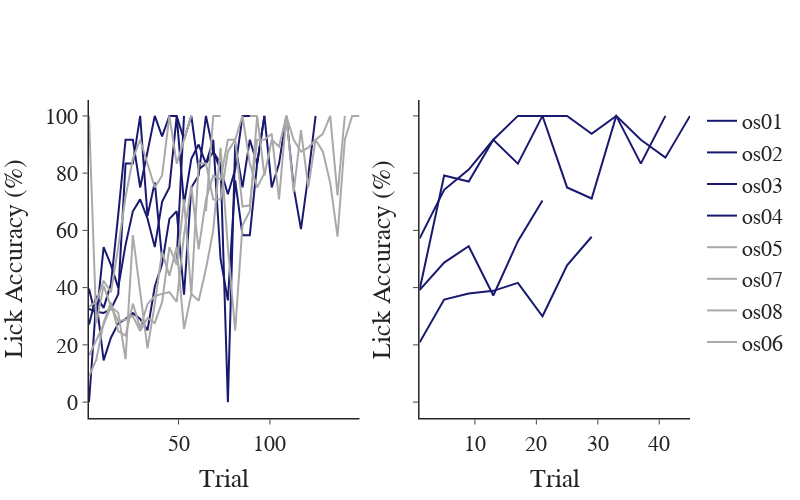

The notebook cell this image was saved under:
### Code cell
bin_size = 4
fig = pf.custom_graph_template(x_title='Trial', y_title='Lick Accuracy (%)', width=800, shared_y=True, rows=1, columns=2)

for mouse in ct_df['mouse'].unique():
    for day in ct_df['day'].unique():
        if day < 2:
            showlegend = True 
        else:
            showlegend = False

        if mouse not in male_mice and day == 2:
            pass 
        else:
            mdata = ct_df[(ct_df['mouse'] == mouse) & (ct_df['day'] == day)].reset_index(drop=True)
            trial_acc = np.asarray(mdata['lick_accuracy_thresh5'][0])
            binned_data = ctb.bin_data(trial_acc, bin_size=bin_size)
            x_axis = np.arange(1, trial_acc.shape[0], bin_size)
            line_color = two_group_colors[1] if mouse in male_mice else two_group_colors[0]
            fig.add_trace(go.Scatter(x=x_axis, y=binned_data, mode='lines', line_color=line_color, 
                                     name=mouse, showlegend=showlegend), row=1, col=day)
fig.show()
fig.write_image(pjoin(fig_path, 'lick_accuracy_across_trials.png'))

### Figure 1 — Plotly figure (JSON) as saved in the notebook; plotly's stock layout.template omitted (floating-point values rounded to 4 significant figures)
{"data": [{"line": {"color": "midnightblue"}, "mode": "lines", "name": "os01", "showlegend": true, "type": "scatter", "x": [1, 5, 9, 13, 17, 21, 25, 29, 33, 37, 41, 45, 49, 53, 57, 61, 65, 69, 73, 77, 81, 85, 89, 93, 97], "xaxis": "x", "y": [0, 35.48, 14.58, 22.5, 27.5, 29.01, 31.09, 29.02, 25.09, 40.4, 48.21, 64.02, 66.67, 37.5, 75, 79.17, 100, 87.5, 83.33, 0, 90, 75, 91.67, 83.33, 100], "yaxis": "y"}, {"line": {"color": "midnightblue"}, "mode": "lines", "name": "os01", "showlegend": false, "type": "scatter", "x": [1, 5, 9, 13, 17, 21], "xaxis": "x2", "y": [39.17, 48.75, 54.44, 37.25, 56.25, 70.42, 50], "yaxis": "y2"}, {"line": {"color": "midnightblue"}, "mode": "lines", "name": "os02", "showlegend": true, "type": "scatter", "x": [1, 5, 9, 13, 17, 21, 25, 29, 33, 37, 41, 45, 49, 53, 57, 61, 65, 69, 73, 77], "xaxis": "x", "y": [32.52, 31.59, 31.14, 32.5, 37.71, 83.33, 83.33, 100, 65, 76.79, 50, null, 50, 100, null, 0, null, 0, null, null], "yaxis": "y"}, {"line": {"color": "midnightblue"}, "mode": "lines", "name": "os02", "showlegend": false, "type": "scatter", "x": [1, 5, 9, 13, 17, 21, 25, 29], "xaxis": "x2", "y": [20.83, 35.83, 37.98, 38.87, 41.67, 30, 47.78, 57.78], "yaxis": "y2"}, {"line": {"color": "midnightblue"}, "mode": "lines", "name": "os03", "showlegend": true, "type": "scatter", "x": [1, 5, 9, 13, 17, 21, 25, 29, 33, 37, 41, 45, 49, 53, 57, 61, 65, 69, 73, 77, 81, 85, 89, 93], "xaxis": "x", "y": [27.14, 37.08, 32.92, 41.25, 65.53, 91.67, 91.67, 75, 87.5, 100, 92.86, 100, 100, 91.67, 100, 81.25, 83.33, 87.5, 81.25, 72.62, 81.25, 100, 100, 100], "yaxis": "y"}, {"line": {"color": "midnightblue"}, "mode": "lines", "name": "os03", "showlegend": false, "type": "scatter", "x": [1, 5, 9, 13, 17, 21, 25, 29, 33, 37, 41], "xaxis": "x2", "y": [39.17, 79.17, 77.08, 91.67, 83.33, 100, 100, 93.75, 100, 83.33, 100], "yaxis": "y2"}, {"line": {"color": "midnightblue"}, "mode": "lines", "name": "os04", "showlegend": true, "type": "scatter", "x": [1, 5, 9, 13, 17, 21, 25, 29, 33, 37, 41, 45, 49, 53, 57, 61, 65, 69, 73, 77, 81, 85, 89, 93, 97, 101, 105, 109, 113, 117, 121, 125, 129, 133], "xaxis": "x", "y": [39.58, 28.97, 54.17, 47.92, 40, 54.92, 66.67, 70.83, 64.17, 54.17, 70, 75, 100, 69.17, 85, 90, 83.33, 91.67, 50, 35.56, 77.5, 58.33, 58.33, 83.33, 100, 75, 83.33, 100, 75, 60.42, 79.17, 100, null, 100], "yaxis": "y"}, {"line": {"color": "midnightblue"}, "mode": "lines", "name": "os04", "showlegend": false, "type": "scatter", "x": [1, 5, 9, 13, 17, 21, 25, 29, 33, 37, 41, 45], "xaxis": "x2", "y": [57.14, 74.17, 81.25, 91.67, 100, 100, 75, 71.13, 100, 91.67, 85.42, 100], "yaxis": "y2"}, {"line": {"color": "darkgrey"}, "mode": "lines", "name": "os05", "showlegend": true, "type": "scatter", "x": [1, 5, 9, 13, 17, 21, 25, 29, 33, 37, 41, 45, 49, 53, 57, 61, 65, 69, 73, 77, 81, 85, 89, 93, 97], "xaxis": "x", "y": [9.127, 14.86, 27.68, 34.82, 24.79, 23.21, 34.4, 25.89, 34.23, 37.08, 37.82, 38.39, 35, 58.33, 75.6, 53.33, 70.83, 79.17, 77.78, 91.67, 91.67, 100, 83.33, 75, 80], "yaxis": "y"}, {"line": {"color": "darkgrey"}, "mode": "lines", "name": "os07", "showlegend": true, "type": "scatter", "x": [1, 5, 9, 13, 17, 21, 25, 29, 33, 37, 41, 45, 49, 53, 57, 61, 65, 69, 73, 77, 81, 85, 89, 93, 97, 101, 105, 109, 113, 117, 121, 125, 129, 133, 137, 141, 145, 149], "xaxis": "x", "y": [16.25, 21.73, 27.08, 33.33, 28.23, 28.81, 30.06, 24.82, 29.31, 27.68, 34.92, 54.17, 47.92, 70.83, 37.5, 83.33, 83.33, 70.83, 70.83, 87.5, 91.67, 68.33, 68.75, 91.67, 91.67, 93.75, 70.83, 100, 73.33, 95, 75, 91.67, 87.5, 76.67, 57.78, 91.67, 100, 100], "yaxis": "y"}, {"line": {"color": "darkgrey"}, "mode": "lines", "name": "os08", "showlegend": true, "type": "scatter", "x": [1, 5, 9, 13, 17, 21, 25, 29, 33, 37, 41, 45, 49, 53, 57, 61, 65, 69, 73, 77, 81, 85, 89, 93], "xaxis": "x", "y": [33.33, 35, 42.42, 38.38, 54.17, 71.67, 85, 91.67, 83.33, 75, 79.17, 100, 83.33, 91.67, 100, null, 66.67, 100, 100, null, null, null, 100, 100], "yaxis": "y"}, {"line": {"color": "darkgrey"}, "mode": "lines", "name": "os06", "showlegend": true, "type": "scatter", "x": [1, 5, 9, 13, 17, 21, 25, 29, 33, 37, 41, 45, 49, 53, 57, 61, 65, 69, 73, 77, 81, 85, 89, 93, 97, 101, 105, 109, 113, 117, 121, 125, 129, 133, 137, 141], "xaxis": "x", "y": [100, 27.5, 40.71, 33.33, 31.25, 15, 58.33, 38.54, 18.75, 34.23, 52.5, 44.17, 54.17, 25.54, 37.8, 35.42, 46.59, 60, 88.89, 54.17, 25, 61.79, 66.67, 100, 79.17, 91.67, 89.29, 100, 91.67, 87.5, 88.89, 91.67, 93.75, 100, 72.22, 100], "yaxis": "y"}], "layout": {"font": {"family": "Arial", "size": 22}, "height": 500, "title": {"x": 0.5, "xanchor": "center", "y": 0.9, "yanchor": "top"}, "width": 800, "xaxis": {"anchor": "y", "domain": [0, 0.45], "linewidth": 1.5, "title": {"text": "Trial"}}, "xaxis2": {"anchor": "y2", "domain": [0.55, 1], "linewidth": 1.5, "title": {"text": "Trial"}}, "yaxis": {"anchor": "x", "domain": [0, 1], "linewidth": 1.5, "matches": "y", "title": {"text": "Lick Accuracy (%)"}}, "yaxis2": {"anchor": "x2", "domain": [0, 1], "linewidth": 1.5, "matches": "y", "showticklabels": false, "title": {"text": "Lick Accuracy (%)"}}}}
